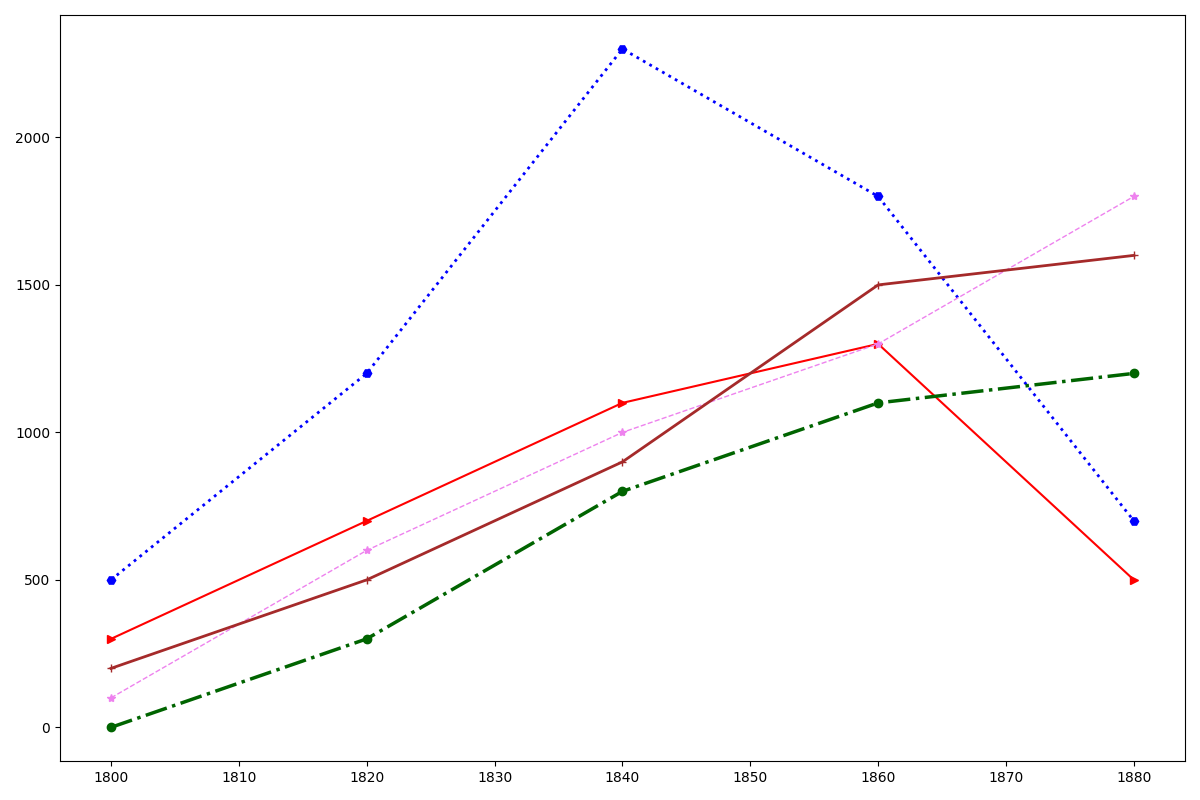

Recreate this plot in Python.
import matplotlib.pyplot as plt
import numpy as np

decades = np.array([1800, 1820, 1840, 1860, 1880])

black_beard_fleet = np.array([500, 1200, 2300, 1800, 700])
red_beard_fleet = np.array([300, 700, 1100, 1300, 500])
storm_riders_fleet = np.array([0, 300, 800, 1100, 1200])
shadow_reapers_fleet = np.array([100, 600, 1000, 1300, 1800])
golden_skull_fleet = np.array([200, 500, 900, 1500, 1600])

plt.figure(figsize=(12, 8))

plt.plot(decades, black_beard_fleet, marker='H', linestyle=':', linewidth=2, color='blue')
plt.plot(decades, red_beard_fleet, marker='>', linestyle='-', linewidth=1.5, color='red')
plt.plot(decades, storm_riders_fleet, marker='o', linestyle='-.', linewidth=2.5, color='darkgreen')
plt.plot(decades, shadow_reapers_fleet, marker='*', linestyle='--', linewidth=1, color='violet')
plt.plot(decades, golden_skull_fleet, marker='+', linestyle='-', linewidth=2, color='brown')

plt.grid(False)
plt.tight_layout()

plt.show()
